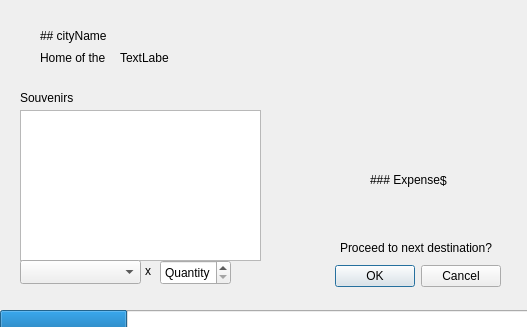
<?xml version="1.0" encoding="UTF-8"?>
<ui version="4.0">
 <class>TripDialogue</class>
 <widget class="QDialog" name="TripDialogue">
  <property name="geometry">
   <rect>
    <x>0</x>
    <y>0</y>
    <width>527</width>
    <height>327</height>
   </rect>
  </property>
  <property name="windowTitle">
   <string>Dialog</string>
  </property>
  <property name="sizeGripEnabled">
   <bool>false</bool>
  </property>
  <widget class="QDialogButtonBox" name="proceedButtons">
   <property name="geometry">
    <rect>
     <x>160</x>
     <y>260</y>
     <width>341</width>
     <height>32</height>
    </rect>
   </property>
   <property name="orientation">
    <enum>Qt::Horizontal</enum>
   </property>
   <property name="standardButtons">
    <set>QDialogButtonBox::Cancel|QDialogButtonBox::Ok</set>
   </property>
  </widget>
  <widget class="QLabel" name="label_proceed">
   <property name="geometry">
    <rect>
     <x>340</x>
     <y>240</y>
     <width>161</width>
     <height>16</height>
    </rect>
   </property>
   <property name="text">
    <string>Proceed to next destination?</string>
   </property>
  </widget>
  <widget class="QProgressBar" name="progressBar">
   <property name="geometry">
    <rect>
     <x>0</x>
     <y>310</y>
     <width>531</width>
     <height>20</height>
    </rect>
   </property>
   <property name="value">
    <number>24</number>
   </property>
   <property name="textVisible">
    <bool>false</bool>
   </property>
  </widget>
  <widget class="QLabel" name="stadiumName">
   <property name="geometry">
    <rect>
     <x>40</x>
     <y>20</y>
     <width>141</width>
     <height>31</height>
    </rect>
   </property>
   <property name="text">
    <string>## cityName</string>
   </property>
   <property name="textFormat">
    <enum>Qt::MarkdownText</enum>
   </property>
   <property name="scaledContents">
    <bool>false</bool>
   </property>
   <property name="alignment">
    <set>Qt::AlignLeading|Qt::AlignLeft|Qt::AlignVCenter</set>
   </property>
  </widget>
  <widget class="QLabel" name="label_home">
   <property name="geometry">
    <rect>
     <x>40</x>
     <y>50</y>
     <width>71</width>
     <height>16</height>
    </rect>
   </property>
   <property name="text">
    <string>Home of the</string>
   </property>
  </widget>
  <widget class="QLabel" name="teamName">
   <property name="geometry">
    <rect>
     <x>120</x>
     <y>50</y>
     <width>49</width>
     <height>16</height>
    </rect>
   </property>
   <property name="text">
    <string>TextLabel</string>
   </property>
  </widget>
  <widget class="QTableWidget" name="souvenirTable">
   <property name="geometry">
    <rect>
     <x>20</x>
     <y>110</y>
     <width>241</width>
     <height>151</height>
    </rect>
   </property>
  </widget>
  <widget class="QLabel" name="label_souvenir">
   <property name="geometry">
    <rect>
     <x>20</x>
     <y>90</y>
     <width>61</width>
     <height>16</height>
    </rect>
   </property>
   <property name="text">
    <string>Souvenirs</string>
   </property>
  </widget>
  <widget class="QLabel" name="label_expenses">
   <property name="geometry">
    <rect>
     <x>370</x>
     <y>170</y>
     <width>71</width>
     <height>20</height>
    </rect>
   </property>
   <property name="text">
    <string>### Expenses:</string>
   </property>
   <property name="textFormat">
    <enum>Qt::MarkdownText</enum>
   </property>
  </widget>
  <widget class="QLabel" name="totalExpenses">
   <property name="geometry">
    <rect>
     <x>440</x>
     <y>170</y>
     <width>71</width>
     <height>21</height>
    </rect>
   </property>
   <property name="text">
    <string>$ </string>
   </property>
  </widget>
  <widget class="QComboBox" name="souvenirOptions">
   <property name="geometry">
    <rect>
     <x>20</x>
     <y>260</y>
     <width>121</width>
     <height>24</height>
    </rect>
   </property>
   <property name="acceptDrops">
    <bool>false</bool>
   </property>
   <property name="placeholderText">
    <string>no item selected</string>
   </property>
  </widget>
  <widget class="QLabel" name="label_souvenir_quantity">
   <property name="geometry">
    <rect>
     <x>140</x>
     <y>260</y>
     <width>16</width>
     <height>21</height>
    </rect>
   </property>
   <property name="text">
    <string>x</string>
   </property>
   <property name="alignment">
    <set>Qt::AlignCenter</set>
   </property>
  </widget>
  <widget class="QSpinBox" name="souvenirQuantity">
   <property name="geometry">
    <rect>
     <x>160</x>
     <y>260</y>
     <width>71</width>
     <height>25</height>
    </rect>
   </property>
   <property name="focusPolicy">
    <enum>Qt::WheelFocus</enum>
   </property>
   <property name="specialValueText">
    <string>Quantity</string>
   </property>
   <property name="maximum">
    <number>999</number>
   </property>
  </widget>
 </widget>
 <resources/>
 <connections>
  <connection>
   <sender>proceedButtons</sender>
   <signal>accepted()</signal>
   <receiver>TripDialogue</receiver>
   <slot>accept()</slot>
   <hints>
    <hint type="sourcelabel">
     <x>248</x>
     <y>254</y>
    </hint>
    <hint type="destinationlabel">
     <x>157</x>
     <y>274</y>
    </hint>
   </hints>
  </connection>
  <connection>
   <sender>proceedButtons</sender>
   <signal>rejected()</signal>
   <receiver>TripDialogue</receiver>
   <slot>reject()</slot>
   <hints>
    <hint type="sourcelabel">
     <x>316</x>
     <y>260</y>
    </hint>
    <hint type="destinationlabel">
     <x>286</x>
     <y>274</y>
    </hint>
   </hints>
  </connection>
 </connections>
</ui>
